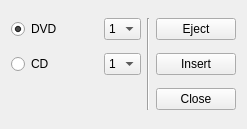
<?xml version="1.0" encoding="UTF-8"?>
<ui version="4.0">
 <class>MainWindow</class>
 <widget class="QMainWindow" name="MainWindow">
  <property name="geometry">
   <rect>
    <x>0</x>
    <y>0</y>
    <width>247</width>
    <height>129</height>
   </rect>
  </property>
  <property name="windowTitle">
   <string>CD/DVD Insert/Ejector</string>
  </property>
  <property name="windowIcon">
   <iconset resource="icons.qrc">
    <normaloff>:/icon</normaloff>:/icon</iconset>
  </property>
  <widget class="QWidget" name="centralWidget">
   <layout class="QGridLayout" name="gridLayout">
    <item row="0" column="0">
     <widget class="QRadioButton" name="radioDVD">
      <property name="sizePolicy">
       <sizepolicy hsizetype="Expanding" vsizetype="Fixed">
        <horstretch>0</horstretch>
        <verstretch>0</verstretch>
       </sizepolicy>
      </property>
      <property name="text">
       <string>DVD</string>
      </property>
      <property name="checked">
       <bool>true</bool>
      </property>
      <attribute name="buttonGroup">
       <string notr="true">buttonGroup</string>
      </attribute>
     </widget>
    </item>
    <item row="0" column="1">
     <widget class="QComboBox" name="comboDVD">
      <item>
       <property name="text">
        <string>1</string>
       </property>
      </item>
      <item>
       <property name="text">
        <string>2</string>
       </property>
      </item>
      <item>
       <property name="text">
        <string>3</string>
       </property>
      </item>
     </widget>
    </item>
    <item row="0" column="2" rowspan="3">
     <widget class="Line" name="line">
      <property name="orientation">
       <enum>Qt::Vertical</enum>
      </property>
     </widget>
    </item>
    <item row="0" column="3">
     <widget class="QPushButton" name="bEject">
      <property name="sizePolicy">
       <sizepolicy hsizetype="Minimum" vsizetype="Fixed">
        <horstretch>0</horstretch>
        <verstretch>0</verstretch>
       </sizepolicy>
      </property>
      <property name="text">
       <string>Eject</string>
      </property>
      <property name="icon">
       <iconset>
        <normalon>:/eject</normalon>
       </iconset>
      </property>
     </widget>
    </item>
    <item row="1" column="0">
     <widget class="QRadioButton" name="radioCD">
      <property name="sizePolicy">
       <sizepolicy hsizetype="Expanding" vsizetype="Fixed">
        <horstretch>0</horstretch>
        <verstretch>0</verstretch>
       </sizepolicy>
      </property>
      <property name="text">
       <string>CD</string>
      </property>
      <attribute name="buttonGroup">
       <string notr="true">buttonGroup</string>
      </attribute>
     </widget>
    </item>
    <item row="1" column="1">
     <widget class="QComboBox" name="comboCD">
      <item>
       <property name="text">
        <string>1</string>
       </property>
      </item>
      <item>
       <property name="text">
        <string>2</string>
       </property>
      </item>
      <item>
       <property name="text">
        <string>3</string>
       </property>
      </item>
     </widget>
    </item>
    <item row="1" column="3">
     <widget class="QPushButton" name="bInsert">
      <property name="sizePolicy">
       <sizepolicy hsizetype="Minimum" vsizetype="Fixed">
        <horstretch>0</horstretch>
        <verstretch>0</verstretch>
       </sizepolicy>
      </property>
      <property name="text">
       <string>Insert</string>
      </property>
      <property name="icon">
       <iconset>
        <normalon>:/close</normalon>
       </iconset>
      </property>
     </widget>
    </item>
    <item row="2" column="3">
     <widget class="QPushButton" name="bClose">
      <property name="sizePolicy">
       <sizepolicy hsizetype="Minimum" vsizetype="Fixed">
        <horstretch>0</horstretch>
        <verstretch>0</verstretch>
       </sizepolicy>
      </property>
      <property name="text">
       <string>Close</string>
      </property>
      <property name="icon">
       <iconset>
        <normalon>:/quit</normalon>
       </iconset>
      </property>
     </widget>
    </item>
   </layout>
  </widget>
 </widget>
 <layoutdefault spacing="6" margin="11"/>
 <resources>
  <include location="icons.qrc"/>
 </resources>
 <connections/>
 <buttongroups>
  <buttongroup name="buttonGroup"/>
 </buttongroups>
</ui>
